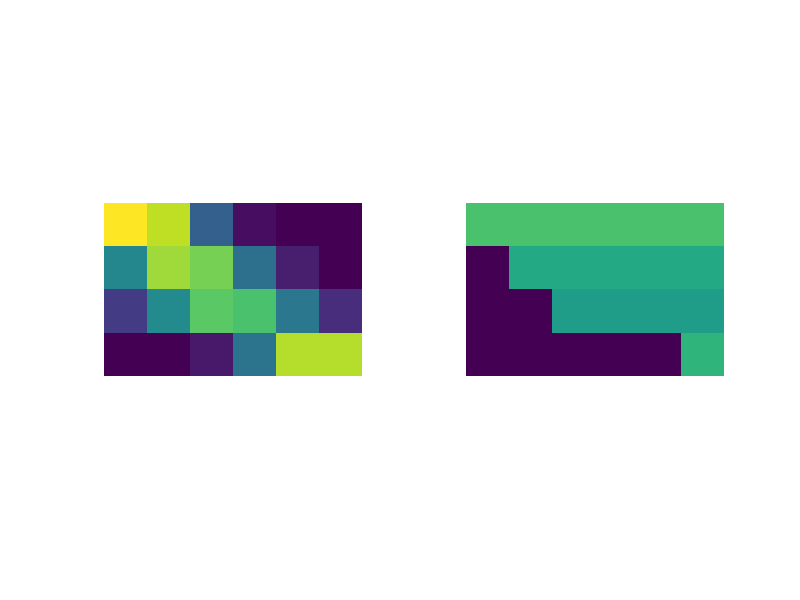

MATLAB code to generate this figure:
% Making figure 1c of the neuroimage revision2, making sure that this time,
% p(x | E) and p(x | noE) are in the right order and there's only a cutoff 
% in p(x | E)

clear all
close all

mu = [1.4 2.4 3.4 5.5];
sig = [1 1.2 1.4 1.1];
x = [1:6];

p_E = zeros(4, 6);
for e = 1:4,
    
    p_E(e, :) = normpdf(x, mu(e), sig(e));
    
end
p_noE = zeros(4, 6);
p_noE(1, round(mu(1)):end) = 0.71;
p_noE(2, round(mu(2)):end) = 0.6;
p_noE(3, round(mu(3)):end) = 0.55;
p_noE(4, round(mu(4)):end) = 0.65;

figure(1), clf
subplot(121), imagesc(p_E)
axis equal, axis off
subplot(122), imagesc(p_noE, [0 1])
axis equal, axis off
    